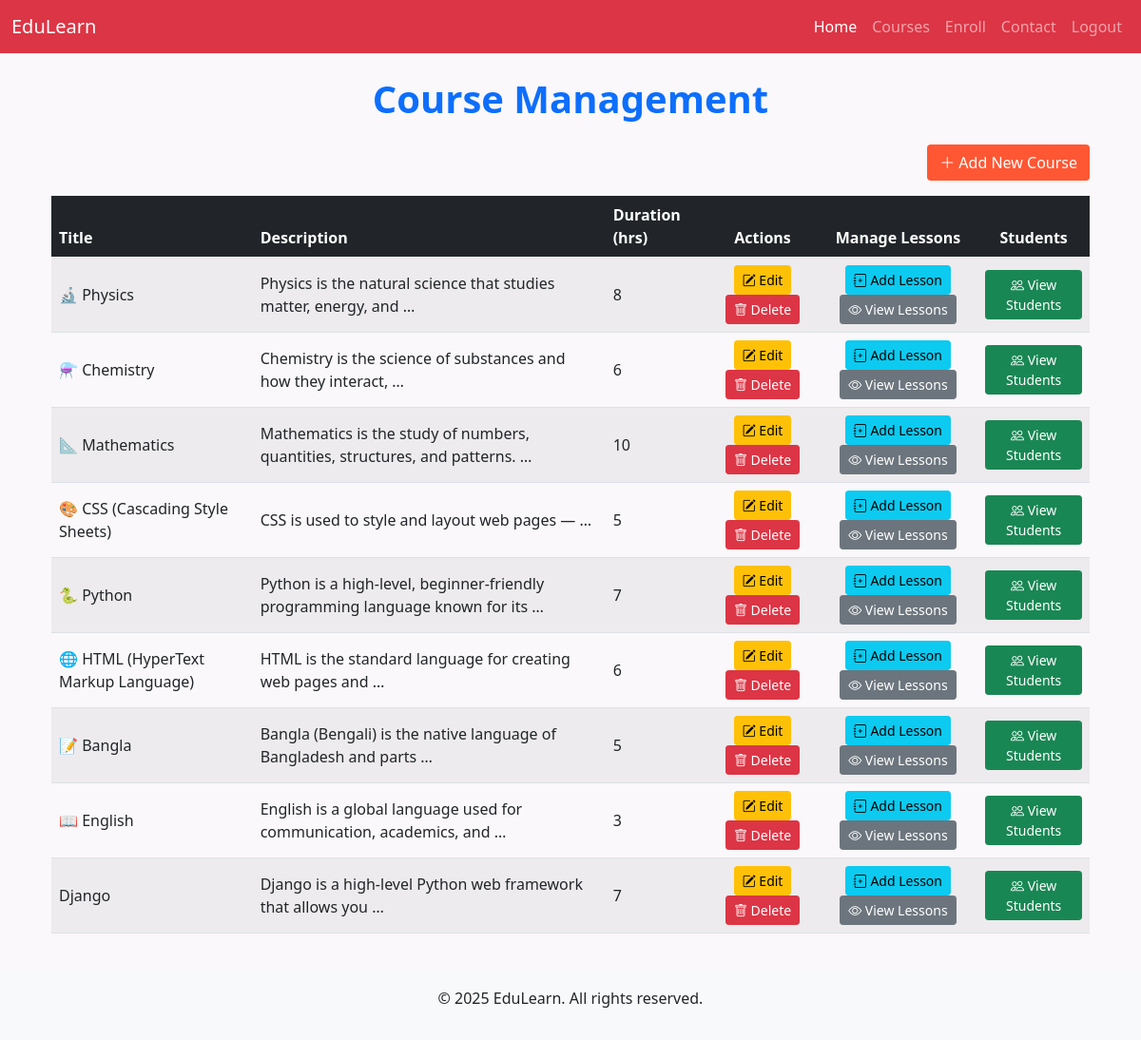
The page / (signed in) on the database its author committed.
### courses/models.py (models this page shows, shortened)
class Course(models.Model):
    title = models.CharField(max_length=200)
    description = models.TextField()
    duration = models.IntegerField(help_text="Duration in hours")
    thumbnail = models.ImageField(upload_to='course_thumbnails/', null=True, blank=True)
    created_at = models.DateTimeField(auto_now_add=True)

### courses/views.py (the view, shortened to what this page needs)
# urls.py: path('', CourseListView.as_view(), name='course_list'),
class CourseListView(LoginRequiredMixin, ListView):
    model = Course
    template_name = 'courses/course_list.html'
    context_object_name = 'courses'
    def get_context_data(self, **kwargs):
        context = super().get_context_data(**kwargs)
        context['form'] = CourseForm()
        return context

### template/courses/course_list.html (shortened to what this page needs)
{% extends "courses/base.html" %}
{% block content %}
<div class="container mt-4">
    <h1 class="text-center mb-4 text-primary fw-bold">Course Management</h1>
    <div class="d-flex justify-content-end mb-3">
        <a href="{% url 'courses:course_create' %}" class="btn" style="background-color: #ff5733; color: white;">
            <i class="bi bi-plus-lg"></i> Add New Course
        </a>
    </div>
    <div class="table-responsive">
        <table class="table table-striped table-hover align-middle">
            <thead class="table-dark">
                <tr>
                    <th>Title</th>
                    <th>Description</th>
                    <th>Duration (hrs)</th>
                    <th class="text-center">Actions</th>
                    <th class="text-center">Manage Lessons</th>
                    <th class="text-center">Students</th>
                </tr>
            </thead>
            <tbody>
                {% for course in courses %}
                <tr>
                    <td>{{ course.title }}</td>
                    <td>{{ course.description|truncatewords:10 }}</td>
                    <td>{{ course.duration }}</td>
                    <td class="text-center">
                        <a href="{% url 'courses:course_update' course.id %}" class="btn btn-warning btn-sm">
                            <i class="bi bi-pencil-square"></i> Edit
                        </a>
                        <form action="{% url 'courses:course_delete' course.id %}" method="post" class="d-inline">
                            <button type="submit" class="btn btn-danger btn-sm"
                                onclick="return confirm('Are you sure you want to delete this course?')">
                                <i class="bi bi-trash"></i> Delete
                            </button>
                        </form>
                    </td>
                    <td class="text-center">
                        <a href="{% url 'courses:lesson_create' %}" class="btn btn-info btn-sm">
                            <i class="bi bi-journal-plus"></i> Add Lesson
                        </a>
                        <a href="{% url 'courses:course_detail' course.id %}" class="btn btn-secondary btn-sm">
                            <i class="bi bi-eye"></i> View Lessons
                        </a>
                    </td>
                    <td class="text-center">
                        <a href="{% url 'courses:view_students' course.id %}" class="btn btn-success btn-sm">
                            <i class="bi bi-people"></i> View Students
                        </a>
                    </td>
                </tr>
                {% empty %}
                <tr>
                    <td colspan="5" class="text-center">No courses available.</td>
                </tr>
                {% endfor %}
            </tbody>
        </table>
    </div>
</div>
{% endblock %}

### template/courses/base.html (shortened to what this page needs)
<!DOCTYPE html>
<html lang="en">
<head>
    {% load static %}
    <link rel="stylesheet" href="{% static 'css/bootstrap.min.css' %}">
    <link href="https://cdn.jsdelivr.net/npm/bootstrap-icons@1.10.5/font/bootstrap-icons.css" rel="stylesheet">
</head>
<body>
    <nav class="navbar navbar-expand-lg navbar-dark bg-danger">
        <div class="container-fluid">
            <a class="navbar-brand" href="/">EduLearn</a>
            <div class="collapse navbar-collapse" id="navbarNav">
                <ul class="navbar-nav ms-auto">
                    <li class="nav-item">
                        <a class="nav-link active" aria-current="page" href="/courses">Home</a>
                    </li>
                    <li class="nav-item">
                        <a class="nav-link" href="/courses/">Courses</a>
                    </li>
                    <li class="nav-item">
                        <a class="nav-link" href="/enroll">Enroll</a>
                    </li>
                    <li class="nav-item">
                        <a class="nav-link" href="/contact">Contact</a>
                    </li>
                    {% if user.is_authenticated %}
                    <li class="nav-item">
                        <a class="nav-link" href="{% url 'courses:logout' %}">Logout</a>
                    </li>
                    {% endif %}
                </ul>
            </div>
        </div>
    </nav>
    <div class="container mt-4">
        {% block content %}{% endblock %}
    </div>
    <footer class="text-center mt-4 p-3 bg-light">
        <p>&copy; 2025 EduLearn. All rights reserved.</p>
    </footer>
</body>
</html>

### template/courses/base.html (style rules this page uses)
body { background-color: #faf8fa; }

### rows shown on the page
Course: title "🔬 Physics", description "Physics is the natural science that studies matter, energy, and …", duration "8"
Course: title "⚗️ Chemistry", description "Chemistry is the science of substances and how they interact, …", duration "6"
Course: title "📐 Mathematics", description "Mathematics is the study of numbers, quantities, structures, and patterns. …", duration "10"
Course: title "🎨 CSS (Cascading Style Sheets)", description "CSS is used to style and layout web pages — …", duration "5"
Course: title "🐍 Python", description "Python is a high-level, beginner-friendly programming language known for its …", duration "7"
Course: title "🌐 HTML (HyperText Markup Language)", description "HTML is the standard language for creating web pages and …", duration "6"
Course: title "📝 Bangla", description "Bangla (Bengali) is the native language of Bangladesh and parts …", duration "5"
Course: title "📖 English", description "English is a global language used for communication, academics, and …", duration "3"
Course: title "Django", description "Django is a high-level Python web framework that allows you …", duration "7"
